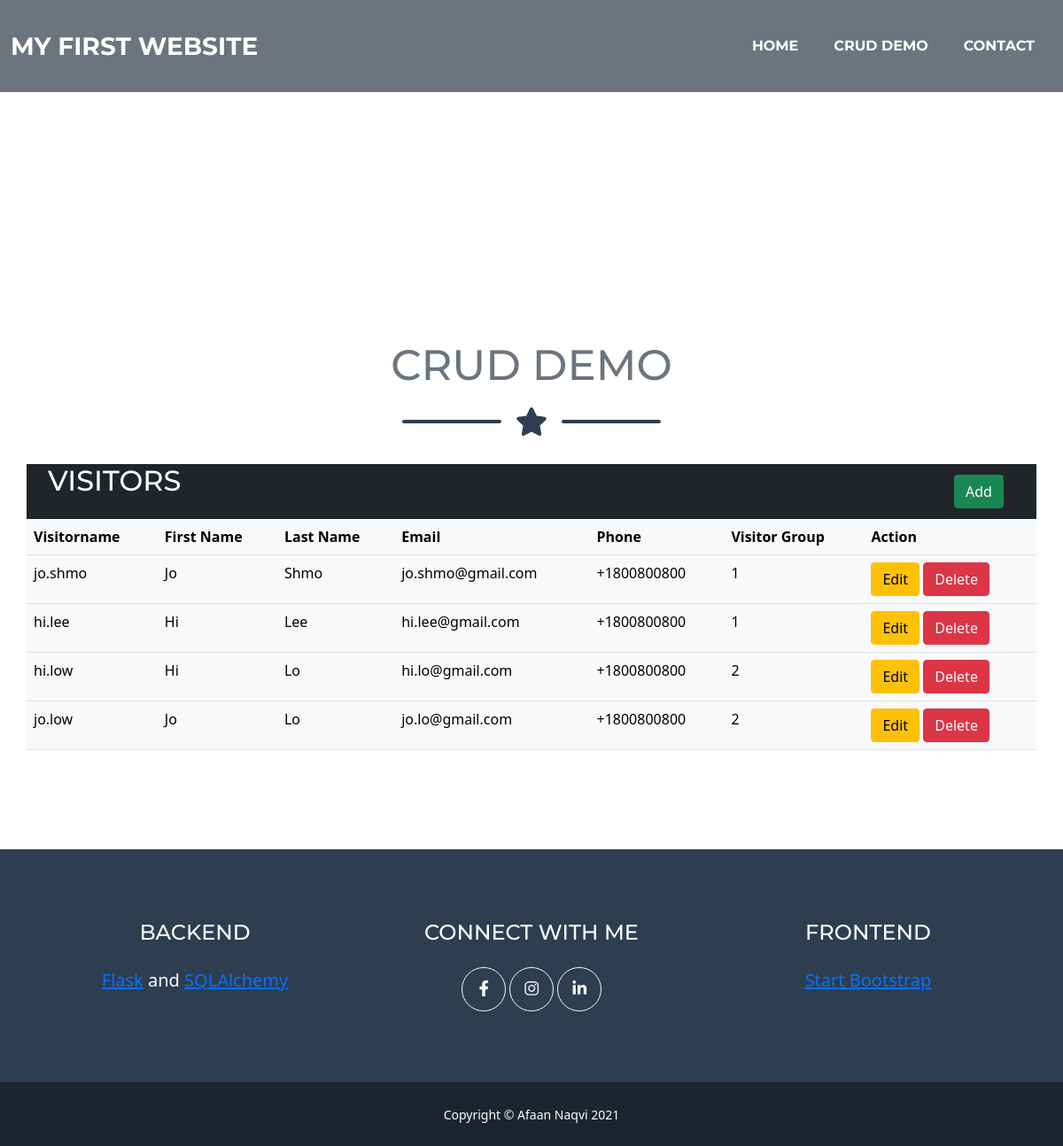
The page /visitors on the database its author committed.
### models/visitor.py (models this page shows, shortened)
class VisitorModel(db.Model):
    __tablename__ = 'visitors'
    id = db.Column(db.Integer, primary_key=True)
    name = db.Column(db.String(80))
    first_name = db.Column(db.String(80))
    last_name = db.Column(db.String(80))
    email = db.Column(db.String(80))
    phone = db.Column(db.String(80))
    visitor_group_id = db.Column(db.Integer, db.ForeignKey('visitor_groups.id'))
    visitor_group = db.relationship('VisitorGroupModel')
    def json(self):
        return {'name': self.name,
                'first_name': self.first_name,
                'last_name': self.last_name,
                'email': self.email,
                'phone': self.phone,
                'visitor_group_id': self.visitor_group_id
                }

### resources/visitor.py (the view)
class VisitorList(Resource):
    def get(self):
        headers = {'Content-Type': 'text/html'}
        visitors = [visitor.json() for visitor in VisitorModel.query.all()]
        return make_response(render_template('visitors.html', visitors=visitors), 200, headers)

### templates/visitors.html (shortened to what this page needs)
{% extends 'layout.html' %}
{% block body %}
<header class="masthead bg-faded">
</header>
<section class="page-section" id="visitors">
    <div class="container">
        <h2 class="page-section-heading text-center text-uppercase text-secondary mb-0">CRUD Demo</h2>
        <div class="divider-custom">
            <div class="divider-custom-line"></div>
            <div class="divider-custom-icon"><i class="fas fa-star"></i></div>
            <div class="divider-custom-line"></div>
        </div>
        <div class="row justify-content-center">
                <div class="row bg-dark h-100">
                    <div class="col-lg-11 my-auto">
                        <h2 class="text-uppercase text-white mb-4">Visitors</h2>
                    </div>
                    <div class="col-lg my-auto">
                        <button type="button" class="btn btn-success" data-bs-toggle="modal" data-bs-target="#addModal">Add</button>
                    </div>
                </div>
                <table class="table table-light">
                    <tr>
                        <th>Visitorname</th>
                        <th>First Name</th>
                        <th>Last Name</th>
                        <th>Email</th>
                        <th>Phone</th>
                        <th>Visitor Group</th>
                        <th>Action</th>
                    </tr>
                    {%for visitor in visitors%}
                    <tr>
                        <td>{{visitor.name}}</td>
                        <td>{{visitor.first_name}}</td>
                        <td>{{visitor.last_name}}</td>
                        <td>{{visitor.email}}</td>
                        <td>{{visitor.phone}}</td>
                        <td>{{visitor.visitor_group_id}}</td>
                        <td>
                            <button type="button" class="btn btn-warning" data-bs-toggle="modal" data-bs-target="#editModal">Edit</button>
                            <button type="button" class="btn btn-danger" onclick="return confirm('Are you sure?')">Delete</button>
                        </td>
                    </tr>
                    {%endfor%}
                </table>
        </div>
    </div>
</section>
{% endblock %}

### templates/layout.html (shortened to what this page needs)
<!DOCTYPE html>
<html>
<head>
	<link rel= "stylesheet" type= "text/css" href= "{{ url_for('static',filename='styles/mainpage.css') }}">
	<link href="https://cdn.jsdelivr.net/npm/bootstrap@5.1.0/dist/css/bootstrap.min.css" rel="stylesheet">
</head>
    <body id="page-top">
        <nav class="navbar navbar-expand-lg bg-secondary text-uppercase fixed-top" id="mainNav">
            <div class="container-fluid">
                <a class="navbar-brand" href="#page-top">My First Website</a>
                <div class="collapse navbar-collapse" id="navbarResponsive">
                    <ul class="navbar-nav ms-auto">
                        <li class="nav-item mx-0 mx-lg-1"><a class="nav-link py-3 px-0 px-lg-3 rounded" href="/">Home</a></li>
                        <li class="nav-item mx-0 mx-lg-1"><a class="nav-link py-3 px-0 px-lg-3 rounded" href="/visitors">CRUD Demo</a></li>
                        <li class="nav-item mx-0 mx-lg-1"><a class="nav-link py-3 px-0 px-lg-3 rounded" href="/contact">Contact</a></li>
                    </ul>
                </div>
            </div>
        </nav>
        {% block body %}{% endblock %}
        <footer class="footer text-center">
            <div class="container">
                <div class="row">
                    <div class="col-lg-4 mb-5 mb-lg-0">
                        <h4 class="text-uppercase mb-4">Backend</h4>
                        <p class="lead mb-0">
                            <a href="https://flask.palletsprojects.com/en/2.0.x/">Flask</a> and <a href="https://www.sqlalchemy.org/">SQLAlchemy</a>
                        </p>
                    </div>
                    <div class="col-lg-4 mb-5 mb-lg-0">
                        <h4 class="text-uppercase mb-4">Connect with Me</h4>
                        <a class="btn btn-outline-light btn-circle btn-lg" href="https://www.facebook.com/afaan.naqvi"><i class="fab fa-fw fa-facebook-f"></i></a>
                        <a class="btn btn-outline-light btn-circle btn-lg" href="https://www.instagram.com/axn5556/"><i class="fab fa-fw fa-instagram"></i></a>
                        <a class="btn btn-outline-light btn-circle btn-lg" href="https://www.linkedin.com/in/afaan-naqvi-30767bb/"><i class="fab fa-fw fa-linkedin-in"></i></a>
                    </div>
                    <div class="col-lg-4">
                        <h4 class="text-uppercase mb-4">Frontend</h4>
                        <p class="lead mb-0">
                            <a href="http://startbootstrap.com">Start Bootstrap</a>
                        </p>
                    </div>
                </div>
            </div>
        </footer>
        <div class="copyright py-4 text-center text-white">
            <div class="container"><small>Copyright &copy; Afaan Naqvi 2021</small></div>
        </div>
</body>
</html>

### rows shown on the page
VisitorModel: name "jo.shmo", first_name "Jo", last_name "Shmo", email "jo.shmo@gmail.com", phone "+1800800800", visitor_group_id "1"
VisitorModel: name "hi.lee", first_name "Hi", last_name "Lee", email "hi.lee@gmail.com", phone "+1800800800", visitor_group_id "1"
VisitorModel: name "hi.low", first_name "Hi", last_name "Lo", email "hi.lo@gmail.com", phone "+1800800800", visitor_group_id "2"
VisitorModel: name "jo.low", first_name "Jo", last_name "Lo", email "jo.lo@gmail.com", phone "+1800800800", visitor_group_id "2"
